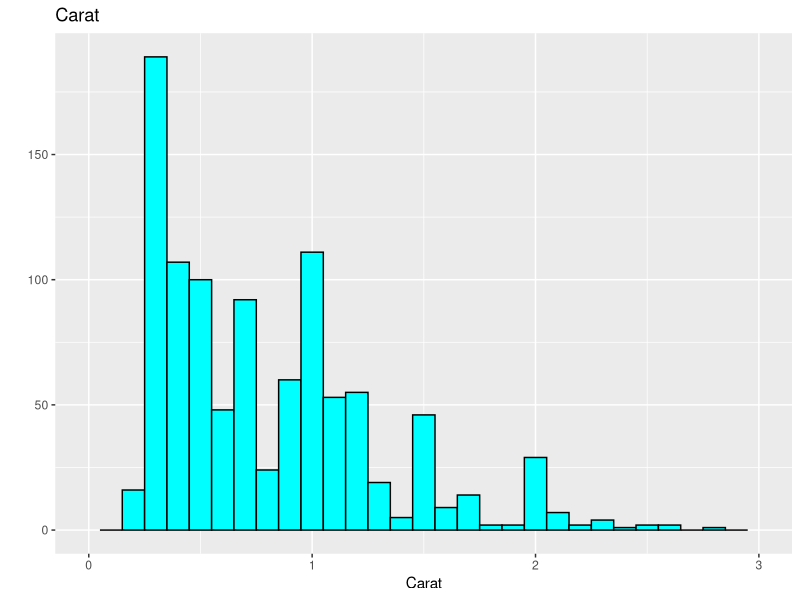
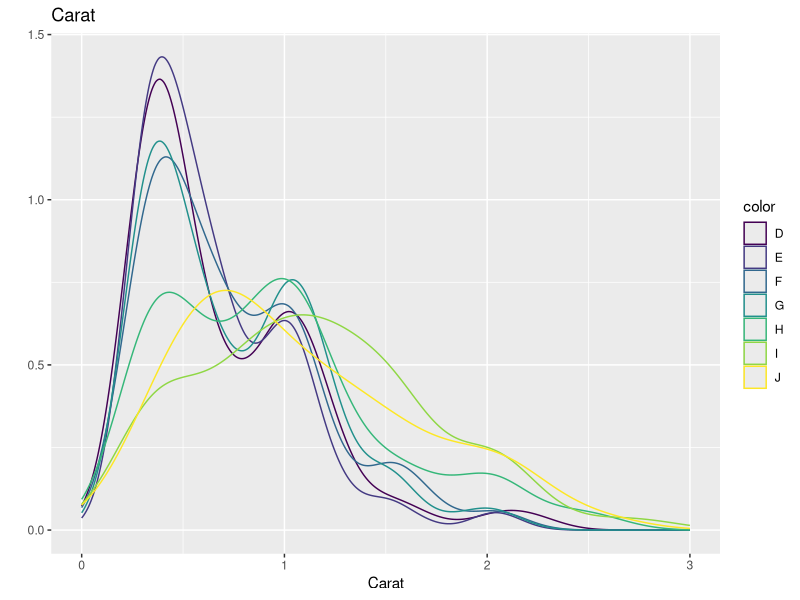
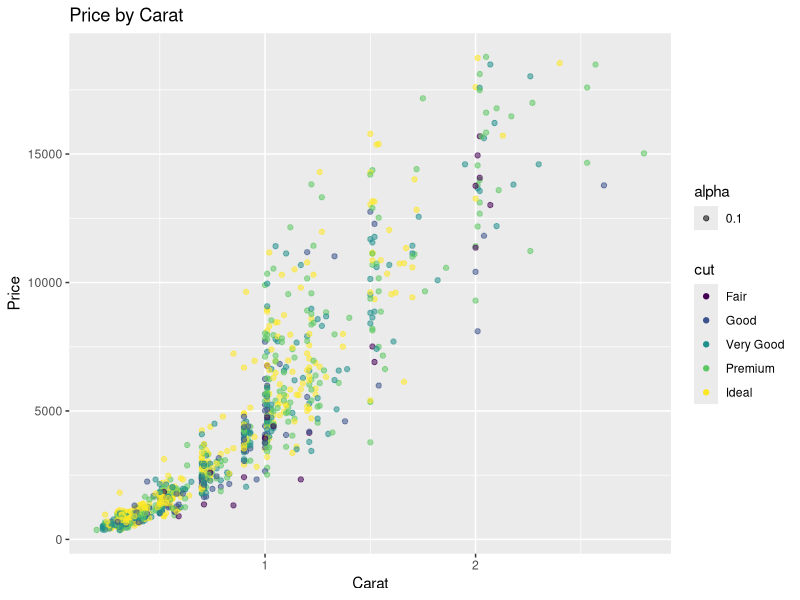
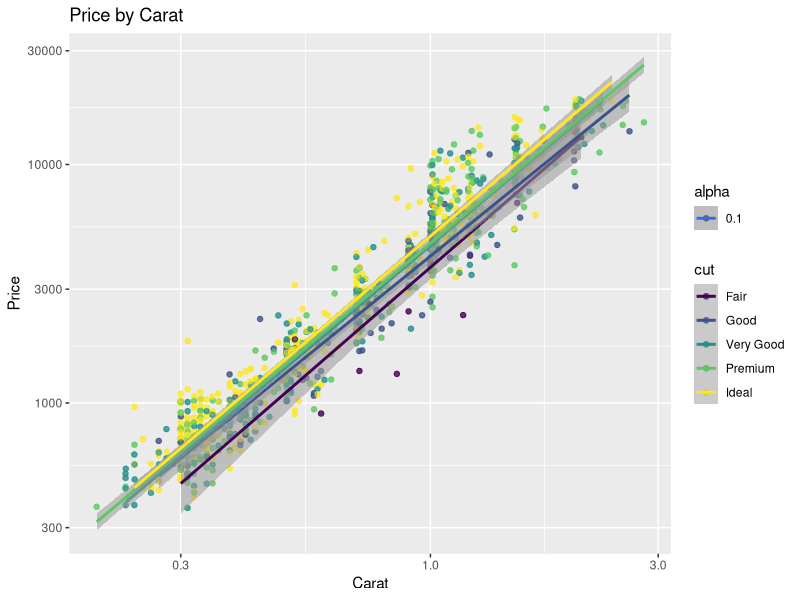

These charts were generated, in order, by the following R code:
## ---- chunk 1
library(tidyverse)
data(diamonds)
## ---- chunk 2
dsmall<- diamonds %>% sample_n(1000)
## ---- chunk 3
qplot(dsmall$carat, geom= 'histogram', 
      binwidth=0.1, main= 'Carat', xlab= 'Carat', 
      fill= I('cyan'),color=I('black'), xlim=c(0,3))
## ---- chunk 4
qplot(carat, data= dsmall, geom= 'density', 
      main= 'Carat', xlab= 'Carat', 
      color=color, xlim=c(0,3))
## ---- chunk 5
qplot(carat, price, geom="point", data=dsmall, 
      main='Price by Carat', xlab='Carat', ylab='Price',
      color=cut, alpha=0.1)
## ---- chunk 6
qplot(carat, price, geom="point", data=dsmall, 
      main='Price by Carat', xlab='Carat', ylab='Price',
      color=cut, alpha=0.1) + scale_x_log10() + scale_y_log10() + geom_jitter() + geom_smooth(method='lm')
